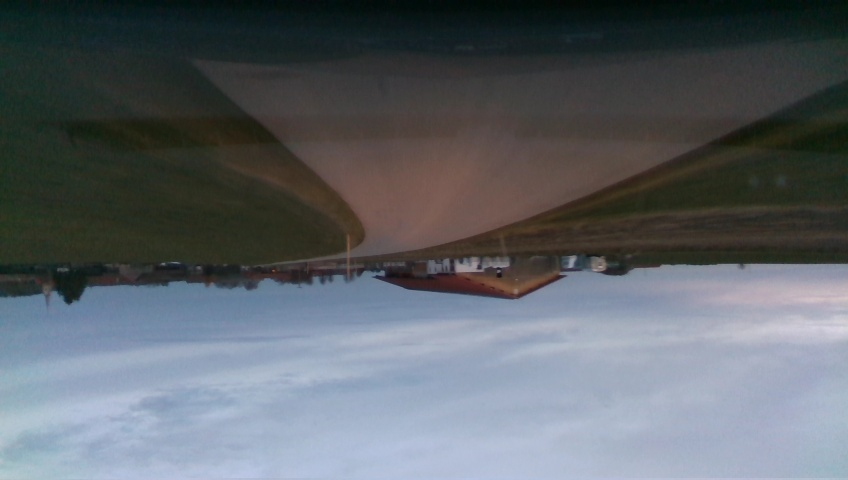
#> input picture notebooks/frame1.jpg, 848 x 480 px
$ jupyter execute --allow-errors AutopilotGUI.ipynb
#> lines starting #> are read from the running program, lines starting #| are printed output that depends on the picture
### Jetson/autopilot/record/AutopilotGUI.py
import cv2
import numpy as np
from matplotlib import pyplot as plt
import matplotlib as mpl
import datetime
import time
from PIL import Image
from threading import Thread
import os


class AutopilotGUI():

    def __init__(self):

        self.resolution = None
        self.frame = None


        self.show_overlay = False
        self.timestring = "No timestring"
        self.fullscreen = True
        self.gui_scale = 1.0

        self.engaged = False

        self.blink_left = False
        self.blink_right = False
        self.cruise_control = False
        self.cc_setpoint = 0
        self.velocity = 0
        self.gps_velocity = 0
        self.actual_swa = 0
        self.predicted_swa = 0
        self.show_predicted_swa = True
        self.time_string = ""
        self.gui_fps = 0
        self.nn_fps = 0
        self.cam_fps = 0
        self.can_sps = 0
        self.rec_queue_len = 0
        self.freespace = 0
        self.recording = False

        self.mot_speed = 0

        self.gps_sats = 0
        self.gps_lat = 0
        self.gps_long = 0

        self.roi_y = 230
        self.roi_h = 170
        self.roi_x = 104
        self.roi_w = 640

        self.frame_out = None
        self.window_rendering_stopped = True
        self.updated = True
        self.last_frame_update = 0 # timestamp
        self.last_render_timestamp = 0

        self.min_frame_time = 0.033 # s, Don't re-render until this time has passed
        self.gui_thread = None

        package_directory = os.path.dirname(os.path.abspath(__file__))

        engaged_border_file = os.path.join(package_directory, 'icons', 'engaged_border.png')
        icon = cv2.imread(engaged_border_file, cv2.IMREAD_UNCHANGED)
        size = (848,48)
        icon = cv2.resize(icon, size, interpolation = cv2.INTER_AREA)
        self.engaged_border = cv2.cvtColor(icon, cv2.COLOR_BGRA2RGBA)

        indicator_arrow_file = os.path.join(package_directory, 'icons', 'indicator_arrow_right.png')
        icon = cv2.imread(indicator_arrow_file, cv2.IMREAD_UNCHANGED)
        size = (42,48)
        icon = cv2.resize(icon, size, interpolation = cv2.INTER_AREA)
        self.right_indicator_icon = cv2.cvtColor(icon, cv2.COLOR_BGRA2RGBA)

        icon = cv2.flip(self.right_indicator_icon, 1)
        self.left_indicator_icon = cv2.flip(self.right_indicator_icon, 1)

        steering_wheel_file = os.path.join(package_directory, 'icons', 'steering_wheel.png')
        icon = cv2.imread(steering_wheel_file, cv2.IMREAD_UNCHANGED)
        size = (170,170)
        icon = cv2.resize(icon, size, interpolation = cv2.INTER_AREA)
        self.steering_wheel_icon = cv2.cvtColor(icon, cv2.COLOR_BGRA2RGBA)

        steering_wheel_predict_indicator_file = os.path.join(package_directory, 'icons', 'steering_wheel_predict_indicator.png')
        icon = cv2.imread(steering_wheel_predict_indicator_file, cv2.IMREAD_UNCHANGED)
        ize = (170,170)
        icon = cv2.resize(icon, size, interpolation = cv2.INTER_AREA)
        self.steering_wheel_predict_icon = cv2.cvtColor(icon, cv2.COLOR_BGRA2RGBA)

        cruise_control_file = os.path.join(package_directory, 'icons', 'cruise_control_icon.png')
        icon = cv2.imread(cruise_control_file, cv2.IMREAD_UNCHANGED)
        size = (85, 85)
        icon = cv2.resize(icon, size, interpolation = cv2.INTER_AREA)
        self.cruise_control_icon = cv2.cvtColor(icon, cv2.COLOR_BGRA2RGBA)


    # [7 lines left out: function set_frame, not called in this run]

    def set_updated(self, updated):
        self.updated = updated

    def get_updated(self):
        return self.updated

    def get_last_frame_update(self):
        return self.last_frame_update

    def set_show_overlay(self, show_overlay):
        self.show_overlay = show_overlay
        self.set_updated(True)

    def get_show_overlay(self):
        return self.show_overlay

    def set_timestring(self, timestring):
        self.timestring = timestring
        self.set_updated(True)

    def get_timestring(self):
        return self.timestring

    def get_frame(self):
        return self.frame

    def get_resolution(self):
        return self.resolution

    def set_gui_fps(self, fps):
        self.gui_fps = fps

    def get_gui_fps(self):
        return self.gui_fps

    def set_nn_fps(self, fps):
        self.nn_fps = fps

    def get_nn_fps(self):
        return self.nn_fps

    def set_cam_fps(self, fps):
        self.cam_fps = fps

    def get_cam_fps(self):
        return self.cam_fps

    def set_rec_queue_len(self, rec_queue_len):
        self.rec_queue_len = rec_queue_len

    def get_rec_queue_len(self):
        return self.rec_queue_len

    def set_can_sps(self, sps):
        self.can_sps = sps

    def get_can_sps(self):
        return self.can_sps

    def set_engaged(self, engaged):
        self.engaged = engaged
        self.set_updated(True)

    def get_engaged(self):
        return self.engaged

    def set_recording(self, recording):
        self.recording = recording
        self.set_updated(True)

    def get_recording(self):
        return self.recording

    def set_indicator_left(self, indicator_left):
        self.blink_left = indicator_left
        self.set_updated(True)

    def get_indicator_left(self):
        return self.blink_left

    def set_indicator_right(self, indicator_right):
        self.blink_right = indicator_right
        self.set_updated(True)

    def get_indicator_right(self):
        return self.blink_right

    def set_cruise_control(self, cruise_control):
        self.cruise_control = cruise_control
        self.set_updated(True)

    def get_cruise_control(self):
        return self.cruise_control

    def set_cruise_control_setpoint(self, cruise_control_setpoint):
        self.cruise_control_setpoint = cruise_control_setpoint
        self.set_updated(True)

    def get_cruise_control_setpoint(self):
        return self.cruise_control_setpoint

    def set_actual_swa(self, actual_swa):
        self.actual_swa = actual_swa
        self.set_updated(True)

    def get_actual_swa(self):
        return self.actual_swa

    def set_show_predicted_swa(self, show_predicted_swa):
        self.show_predicted_swa = show_predicted_swa
        self.set_updated(True)

    def get_show_predicted_swa(self):
        return self.show_predicted_swa

    def set_predicted_swa(self, predicted_swa):
        self.predicted_swa = predicted_swa
        self.set_updated(True)

    def get_predicted_swa(self):
        return self.predicted_swa

    def set_velocity(self, velocity):
        self.velocity = velocity
        self.set_updated(True)

    def get_velocity(self):
        return self.velocity

    def set_gps_velocity(self, velocity):
        self.gps_velocity = velocity
        self.set_updated(True)

    def get_gps_velocity(self):
        return self.gps_velocity

    def set_freespace(self, freespace):
        self.freespace = freespace
        self.set_updated(True)

    def get_freespace(self):
        return self.freespace

    def set_mot_speed(self, mot_speed):
        self.mot_speed = mot_speed
        self.set_updated(True)

    def get_mot_speed(self):
        return self.mot_speed

    def set_gps_sats(self, gps_sats):
        self.gps_sats = gps_sats
        self.set_updated(True)

    def get_gps_sats(self):
        return self.gps_sats


    def set_gps_lat(self, gps_lat):
        self.gps_lat = gps_lat
        self.set_updated(True)

    def get_gps_lat(self):
        return self.gps_lat


    def set_gps_long(self, gps_long):
        self.gps_long = gps_long
        self.set_updated(True)

    def get_gps_long(self):
        return self.gps_long

    # [324 lines left out: functions get_dummy_frame, render, render_text, render_time, render_rec, render_gui_fps and 24 more, not called in this run]


    def get_rendered_gui(self):
        return self.frame_out

    # [66 lines left out: functions show_window, render_window, stop_window, show_jupyter, not called in this run]

### notebooks/AutopilotGUI.ipynb
[cell 1]
import sys
sys.path.append("..") # Adds higher directory to python modules path.

[cell 2]
from Jetson.autopilot.record.AutopilotGUI import AutopilotGUI
import cv2
import time

#> (a cell that did not finish here is left out)

[cell 4]
#dummy_frame = cv2.imread("./dummy_frame.jpeg")
dummy_frame = cv2.imread("frame1.jpg")
#> dummy_frame is the input picture: shape (480, 848, 3); mean B, G, R 104.7, 99.1, 93.3
dummy_frame = cv2.rotate(dummy_frame, cv2.ROTATE_180)
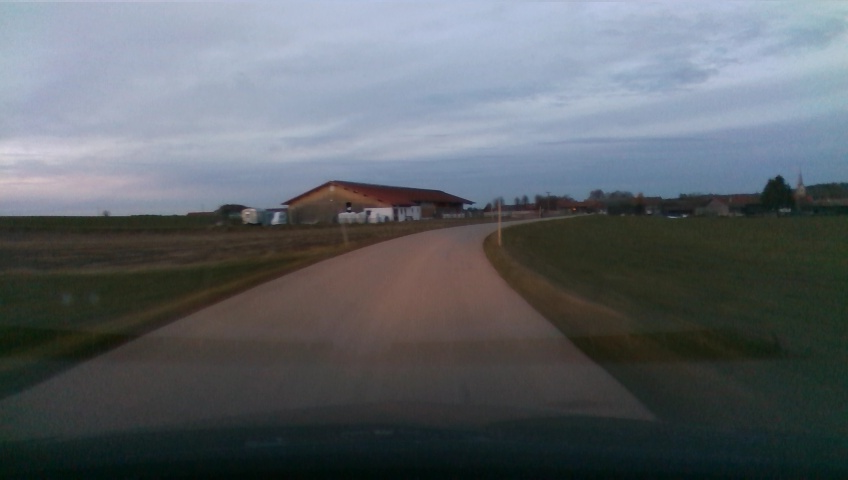
#> dummy_frame: shape (480, 848, 3); mean B, G, R 104.7, 99.1, 93.3
dummy_frame = cv2.cvtColor(dummy_frame, cv2.COLOR_BGR2RGB)
#> the sliders are set to show_overlay = True, engaged = True, recording = True, indicator_left = True, indicator_right = True, cruise_control = True, actual_swa = <module 'ipywidgets.FloatSlide, predicted_swa = <module 'ipywidgets.FloatSlide, cc_setpoint = <module 'ipywidgets.FloatSlide, velocity = <module 'ipywidgets.FloatSlide, fps = <module 'ipywidgets.FloatSlide, freespace = <module 'ipywidgets.FloatSlide
#> (the rest of this cell did not finish here and is left out)
